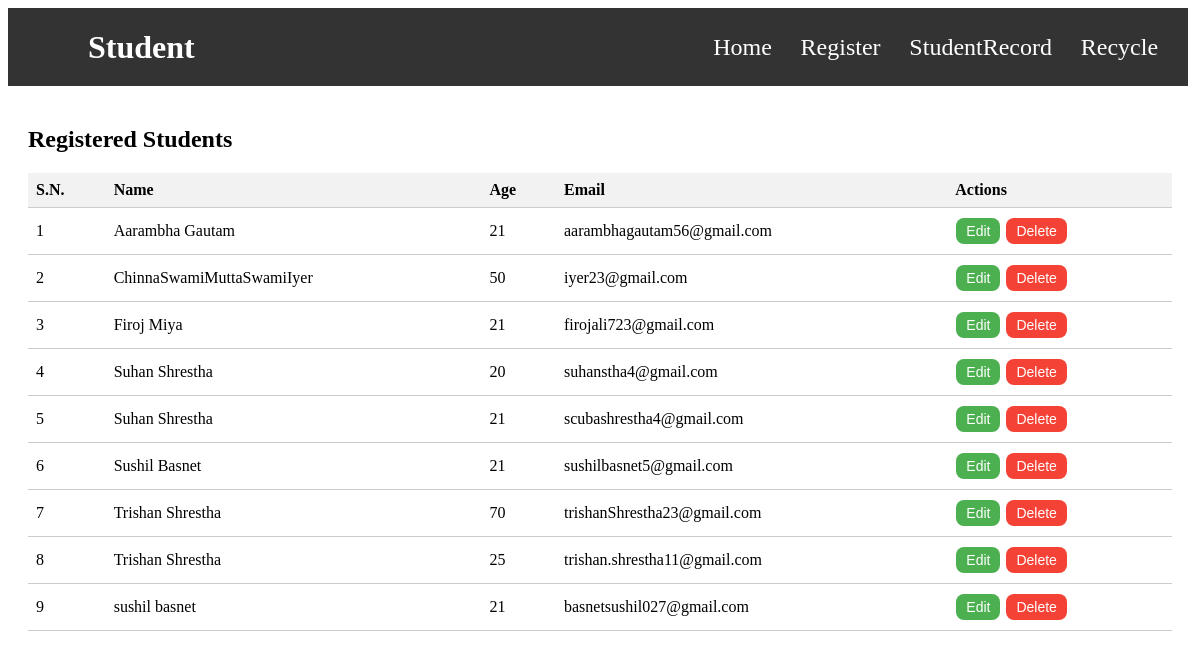
/studentRecord/, run on an earlier commit of the app's database.
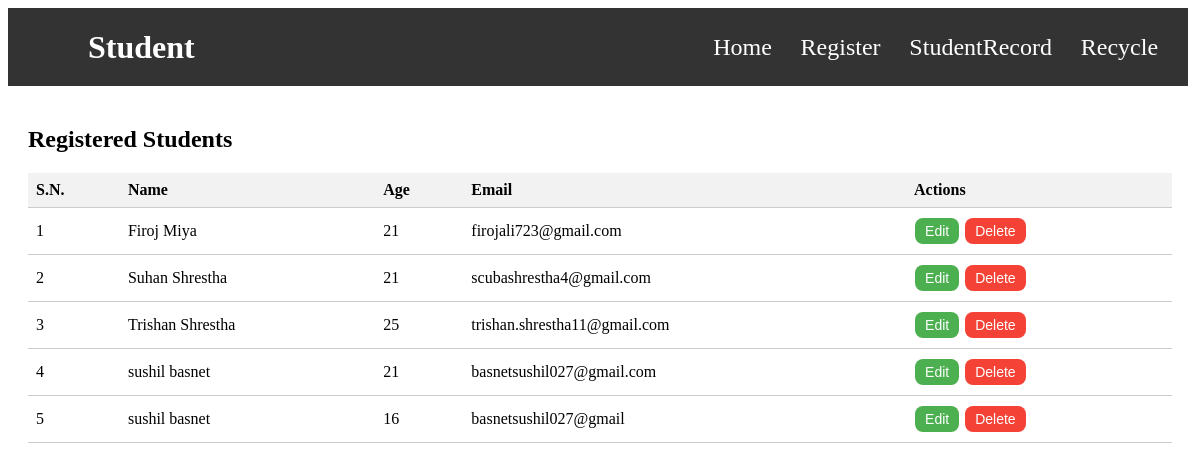
And on a later commit of the database.
### app/models.py (models this page shows)
class Student(models.Model):
    name = models.CharField(max_length=100)
    age = models.IntegerField()
    email = models.EmailField()
    is_deleted = models.BooleanField(default=False)

### app/views.py (the view)
# urls.py: path('studentRecord/', views.studentRecord, name='studentRecord'),
def studentRecord(request):
    students = Student.objects.filter(is_deleted=False).order_by('name')
    return render(request, 'studentRecord.html', {'students': students})

### app/templates/studentRecord.html (shortened to what this page needs)
<!DOCTYPE html>
{% load static %}
<html lang="en">
<head>
    <link rel="stylesheet" href="{% static 'css/studentRecord.css' %}">
</head>
<body>
    <nav class="navbar">
        <a href="#" class="logo">Student</a>
        <ul class="nav-links">
            <li><a href="{% url 'home' %}">Home</a></li>
            <li><a href="{% url 'register' %}">Register</a></li>
            <li><a href="{% url 'studentRecord' %}">StudentRecord</a></li>
            <li><a href="{% url 'recycle' %}">Recycle</a></li>
        </ul>
    </nav>
    <main>
        <h2>Registered Students</h2>
        {% if students %}
        <table>
            <thead>
                <tr>
                    <th>S.N.</th>
                    <th>Name</th>
                    <th>Age</th>
                    <th>Email</th>
                    <th>Actions</th>
                </tr>
            </thead>
            <tbody>
                {% for s in students %}
                <tr>
                    <td>{{ forloop.counter }}</td>
                    <td>{{ s.name }}</td>
                    <td>{{ s.age }}</td>
                    <td>{{ s.email }}</td>
                    <td>
                        <a href="{% url 'edit_data' s.id %}"><button class="edit">Edit</button></a>
                        <a href="{% url 'delete_data' s.id %}"><button class="delete">Delete</button></a>
                    </td>
                </tr>
                {% endfor %}
            </tbody>
        </table>
        {% else %}
        <p>No students registered yet.</p>
        {% endif %}
    </main>
</body>
</html>

### app/static/css/studentRecord.css (style rules this page uses)
.navbar { background-color: #333; color: white; display: flex; justify-content: space-between; align-items: center; padding: 0.5rem 1rem; width: 97%; top: 0; }
.logo { margin-left: 4rem; color: white; text-decoration: none; font-size: 2rem; font-weight: bold; }
.nav-links { list-style: none; display: flex; }
.nav-links li a { color: white; text-decoration: none; padding: 0.1rem 0.9rem; font-size: 1.5rem; display: block; transition: background-color 0.3s; }
main { padding: 20px; }
h2 { margin-bottom: 20px; }
table { width: 100%; border-collapse: collapse; }
table th, table td { border-bottom: 1px solid #ccc; text-align: left; padding: 8px; }
table th { background-color: #f2f2f2; }
.edit { background-color: #4CAF50; border: none; color: white; padding: 5px 10px; text-align: center; text-decoration: none; display: inline-block; font-size: 14px; margin: 2px 1px; cursor: pointer; border-radius: 8px; }
.delete { background-color: #f44336; border: none; color: white; padding: 5px 10px; text-align: center; text-decoration: none; display: inline-block; font-size: 14px; margin: 2px 1px; cursor: pointer; border-radius: 8px; }

What changed in the data, as far as the page shows it:
removed Student: name "Aarambha Gautam", age "21", email "aarambhagautam56@gmail.com"
removed Student: name "ChinnaSwamiMuttaSwamiIyer", age "50", email "iyer23@gmail.com"
removed Student: name "Suhan Shrestha", age "20", email "suhanstha4@gmail.com"
removed Student: name "Sushil Basnet", age "21", email "sushilbasnet5@gmail.com"
removed Student: name "Trishan Shrestha", age "70", email "trishanShrestha23@gmail.com"
added Student: name "sushil basnet", age "16", email "basnetsushil027@gmail"
